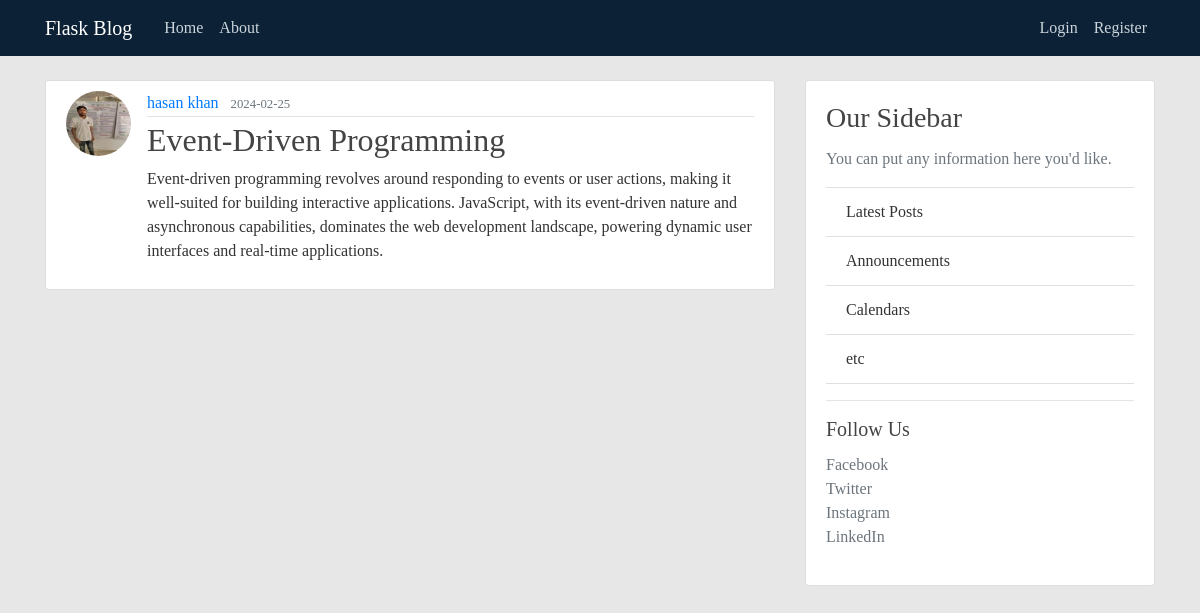
Page /post/5 on the earlier database version.
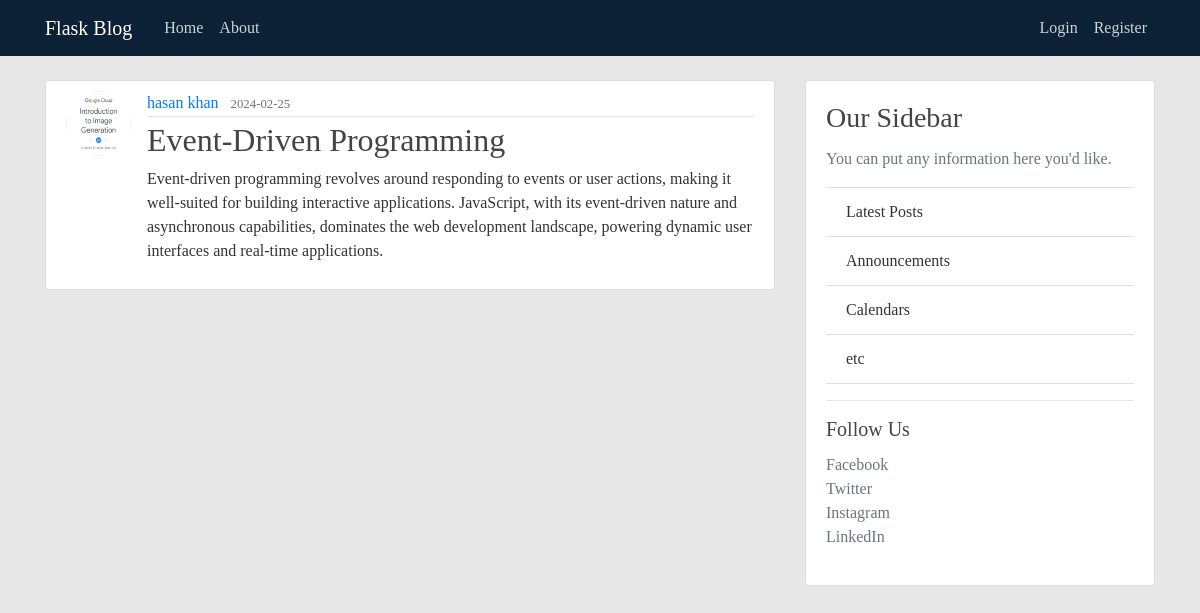
Same page on the later database version.
### flaskblog/models.py (models this page shows, shortened)
class User(db.Model, UserMixin):
    id = db.Column(db.Integer, primary_key=True)
    username = db.Column(db.String(20), unique=True, nullable=False)
    email = db.Column(db.String(120), unique=True, nullable=False)
    image_file = db.Column(db.String(20), nullable=False, default='default.jpg')
    password = db.Column(db.String(60), nullable=False)
    posts = db.relationship('Post', backref='author', lazy=True)

### flaskblog/posts/routes.py (the view)
@posts.route("/post/<int:post_id>")
def post(post_id):
    post = Post.query.get_or_404(post_id)
    return render_template('post.html', title=post.title, post=post)

### flaskblog/templates/post.html (shortened to what this page needs)
{% extends "layout.html" %}
{% block content %}
  <article class="media content-section">
    <img class="rounded-circle article-img" src="{{ url_for('static', filename='profile_pics/' + post.author.image_file) }}">
    <div class="media-body">
      <div class="article-metadata">
        <a class="mr-2" href="{{ url_for('users.user_posts', username=post.author.username) }}">{{ post.author.username }}</a>
        <small class="text-muted">{{ post.date_posted.strftime('%Y-%m-%d') }}</small>
      </div>
      <h2 class="article-title">{{ post.title }}</h2>
      <p class="article-content">{{ post.content }}</p>
    </div>
  </article>
{% endblock content %}

Differences in the rows shown:
changed User "hasan khan": image_file: a different picture
